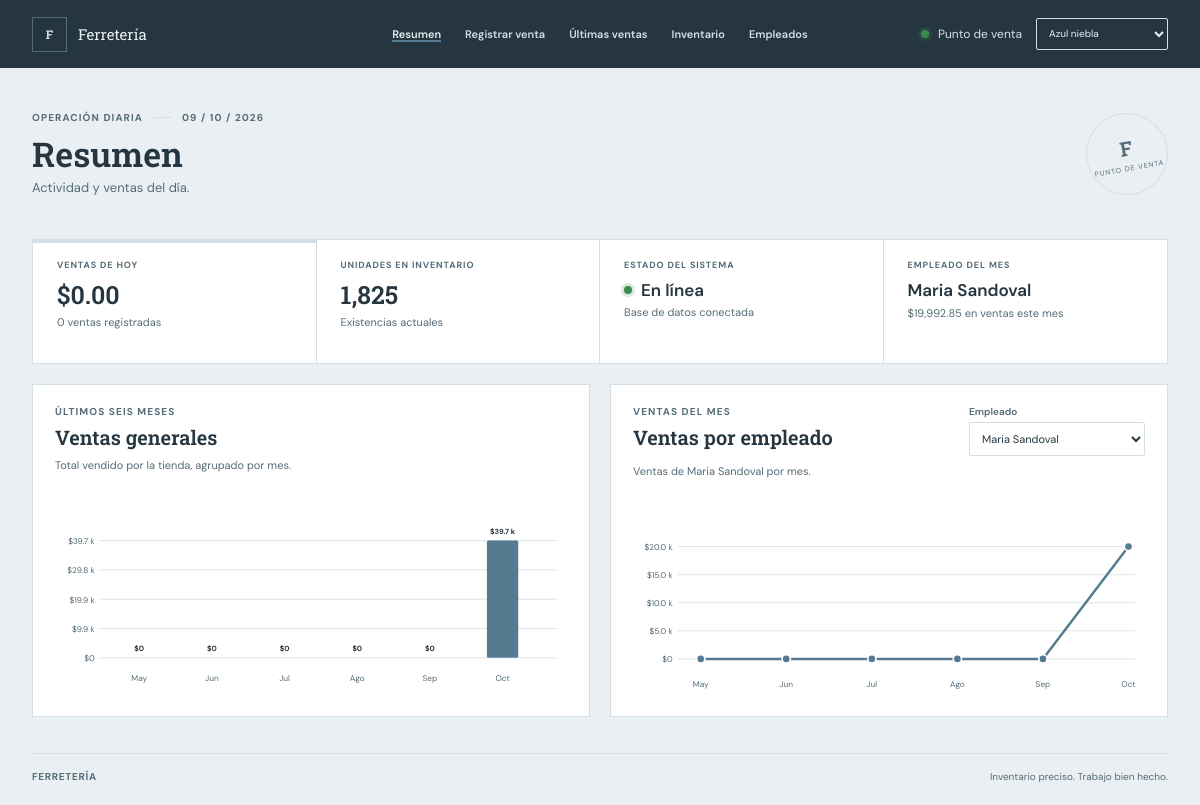
The page / on the database its author committed.
### tables this page shows
CREATE TABLE `empleados` (
  `id_empleado` int(11) NOT NULL,
  `nombre` varchar(75) DEFAULT NULL,
  `telefono` varchar(10) DEFAULT NULL,
  `ventas_mensuales` decimal(10,2) DEFAULT 0.00
);

### index.php (the view, shortened to what the rows shown need)
<?php
$settings = require __DIR__ . '/config.php';
function escape(string $value): string
{
    return htmlspecialchars($value, ENT_QUOTES, 'UTF-8');
}
function chartAmountLabel(float $amount): string
{
    if ($amount >= 1000) {
        return '$' . number_format($amount / 1000, 1, '.', '') . ' k';
    }
    return '$' . number_format($amount, 0);
}
$pageDefinitions = [
    'resumen' => ['title' => 'Resumen', 'description' => 'Actividad y ventas del día.'],
    'ventas' => ['title' => 'Registrar venta', 'description' => 'Busca productos y registra una venta con varios artículos.'],
    'historial' => ['title' => 'Últimas ventas', 'description' => 'Consulta tickets, productos y cantidades vendidos.'],
    'inventario' => ['title' => 'Inventario', 'description' => 'Administra productos, precios y existencias.'],
    'empleados' => ['title' => 'Empleados', 'description' => 'Consulta y administra los datos de empleados.'],
];
$currentPage = $_GET['pagina'] ?? 'resumen';
$currentPageInfo = $pageDefinitions[$currentPage];
$connectionError = null;
$todaySales = 0.0;
$todayCount = 0;
$stockUnits = 0;
$monthlyLeader = null;
$chartMonths = [];
$storeMonthlySales = [];
$employeeMonthlySales = [];
$storeChartMax = 0.0;
$employeeChartMax = 0.0;
try {
    $pdo = new PDO(
        "mysql:host={$settings['host']};dbname={$settings['database']};charset=utf8mb4",
        $settings['username'],
        $settings['password'],
        [
            PDO::ATTR_ERRMODE => PDO::ERRMODE_EXCEPTION,
            PDO::ATTR_DEFAULT_FETCH_MODE => PDO::FETCH_ASSOC,
            PDO::ATTR_EMULATE_PREPARES => false,
        ]
    );
    $employees = $pdo->query(
        'SELECT e.id_empleado, e.nombre, e.telefono, e.ventas_mensuales, COUNT(v.id_venta) AS cantidad_ventas
         FROM empleados e
         LEFT JOIN ventas v ON v.id_empleado = e.id_empleado
         GROUP BY e.id_empleado, e.nombre, e.telefono, e.ventas_mensuales
         ORDER BY e.nombre'
    )->fetchAll();
    $pdo->exec('SET SESSION group_concat_max_len = 8192');
    $summary = $pdo->query(
        'SELECT
            COALESCE(SUM(CASE WHEN fecha_compra = CURDATE() THEN total ELSE 0 END), 0) AS ventas_hoy,
            COUNT(DISTINCT CASE WHEN fecha_compra = CURDATE() THEN COALESCE(folio_venta, CONCAT("legacy-", id_venta)) END) AS cantidad_ventas
         FROM ventas'
    )->fetch();
    $todaySales = (float) $summary['ventas_hoy'];
    $todayCount = (int) $summary['cantidad_ventas'];
    $stockUnits = (int) $pdo->query('SELECT COALESCE(SUM(cantidad), 0) FROM productos')->fetchColumn();
    $monthlyLeader = $pdo->query(
        "SELECT e.id_empleado, e.nombre, COALESCE(SUM(v.total), 0) AS total_mes
         FROM empleados e
         LEFT JOIN ventas v ON v.id_empleado = e.id_empleado
            AND v.fecha_compra >= DATE_FORMAT(CURDATE(), '%Y-%m-01')
            AND v.fecha_compra < DATE_ADD(DATE_FORMAT(CURDATE(), '%Y-%m-01'), INTERVAL 1 MONTH)
         GROUP BY e.id_empleado, e.nombre
         ORDER BY total_mes DESC, e.nombre ASC
         LIMIT 1"
    )->fetch();
    $monthNames = [
        '01' => 'Ene', '02' => 'Feb', '03' => 'Mar', '04' => 'Abr',
        '05' => 'May', '06' => 'Jun', '07' => 'Jul', '08' => 'Ago',
        '09' => 'Sep', '10' => 'Oct', '11' => 'Nov', '12' => 'Dic',
    ];
    $chartCurrentMonth = new DateTimeImmutable('first day of this month');
    for ($monthOffset = 5; $monthOffset >= 0; $monthOffset--) {
        $monthDate = $chartCurrentMonth->modify('-' . $monthOffset . ' months');
        $monthKey = $monthDate->format('Y-m');
        $chartMonths[] = [
            'key' => $monthKey,
            'label' => $monthNames[$monthDate->format('m')],
        ];
        $storeMonthlySales[$monthKey] = 0.0;
    }
    $chartStartDate = $chartMonths[0]['key'] . '-01';
    $chartEndDate = $chartCurrentMonth->modify('+1 month')->format('Y-m-d');
    $storeSalesQuery = $pdo->prepare(
        'SELECT DATE_FORMAT(fecha_compra, "%Y-%m") AS mes, SUM(total) AS total_mes
         FROM ventas
         WHERE fecha_compra >= ? AND fecha_compra < ?
         GROUP BY mes
         ORDER BY mes'
    );
    $storeSalesQuery->execute([$chartStartDate, $chartEndDate]);
    foreach ($storeSalesQuery->fetchAll() as $monthSales) {
        if (array_key_exists($monthSales['mes'], $storeMonthlySales)) {
            $storeMonthlySales[$monthSales['mes']] = (float) $monthSales['total_mes'];
        }
    }
    $storeChartMax = max(array_values($storeMonthlySales));
    foreach ($employees as $employee) {
        $employeeId = (int) $employee['id_empleado'];
        $employeeMonthlySales[$employeeId] = [
            'nombre' => (string) ($employee['nombre'] ?? 'Sin nombre'),
            'ventas' => array_fill_keys(array_keys($storeMonthlySales), 0.0),
        ];
    }
    $employeeSalesQuery = $pdo->prepare(
        'SELECT v.id_empleado, DATE_FORMAT(v.fecha_compra, "%Y-%m") AS mes, SUM(v.total) AS total_mes
         FROM ventas v
         WHERE v.fecha_compra >= ? AND v.fecha_compra < ?
         GROUP BY v.id_empleado, mes
         ORDER BY v.id_empleado, mes'
    );
    $employeeSalesQuery->execute([$chartStartDate, $chartEndDate]);
    foreach ($employeeSalesQuery->fetchAll() as $employeeMonth) {
        $employeeId = (int) $employeeMonth['id_empleado'];
        if (isset($employeeMonthlySales[$employeeId]['ventas'][$employeeMonth['mes']])) {
            $employeeMonthlySales[$employeeId]['ventas'][$employeeMonth['mes']] = (float) $employeeMonth['total_mes'];
        }
    }
    $defaultChartEmployeeId = $monthlyLeader
        ? (int) $monthlyLeader['id_empleado']
        : (int) (array_key_first($employeeMonthlySales) ?? 0);
    $requestedChartEmployeeId = filter_var($_GET['empleado'] ?? $defaultChartEmployeeId, FILTER_VALIDATE_INT);
    $selectedChartEmployeeId = $requestedChartEmployeeId !== false
        && isset($employeeMonthlySales[$requestedChartEmployeeId])
        ? $requestedChartEmployeeId
        : $defaultChartEmployeeId;
    $selectedEmployeeChart = $employeeMonthlySales[$selectedChartEmployeeId] ?? null;
    if ($selectedEmployeeChart) {
        $employeeChartMax = max(array_values($selectedEmployeeChart['ventas']));
    }
} catch (Throwable $exception) {
    $connectionError = 'No se pudo conectar con la base de datos "ferreteria". Revisa que MariaDB esté activo y que los datos de conexión en config.php sean correctos.';
}
?>
<!doctype html>
<html lang="es">
<head>
    <link rel="stylesheet" href="styles.css">
</head>
<body>
    <main class="page-shell">
        <section class="page-heading" aria-labelledby="page-title">
            <div>
                <h1 id="page-title"><?= escape($currentPageInfo['title']) ?></h1>
            </div>
        </section>
        <?php if (!$connectionError): ?>
            <?php if ($currentPage === 'resumen'): ?>
            <section class="metrics" id="resumen" aria-label="Resumen del día">
                <article class="metric metric-accent">
                    <span class="metric-label">VENTAS DE HOY</span>
                    <strong>$<?= number_format($todaySales, 2) ?></strong>
                    <span class="metric-note"><?= $todayCount ?> <?= $todayCount === 1 ? 'venta registrada' : 'ventas registradas' ?></span>
                </article>
                <article class="metric">
                    <span class="metric-label">UNIDADES EN INVENTARIO</span>
                    <strong><?= number_format($stockUnits) ?></strong>
                    <span class="metric-note">Existencias actuales</span>
                </article>
                <article class="metric metric-date">
                    <span class="metric-label">ESTADO DEL SISTEMA</span>
                    <strong><span class="status-dot"></span> En línea</strong>
                    <span class="metric-note">Base de datos conectada</span>
                </article>
                <article class="metric metric-leader">
                    <span class="metric-label">EMPLEADO DEL MES</span>
                    <strong><?= escape($monthlyLeader['nombre'] ?? 'Sin ventas') ?></strong>
                    <span class="metric-note">
                        <?= $monthlyLeader ? '$' . number_format((float) $monthlyLeader['total_mes'], 2) . ' en ventas este mes' : 'Aún no hay ventas este mes' ?>
                    </span>
                </article>
            </section>
            <section class="summary-charts" aria-label="Gráficas mensuales de ventas">
                <article class="chart-panel" aria-labelledby="store-chart-title">
                    <div class="chart-heading">
                        <div>
                            <p class="eyebrow">ÚLTIMOS SEIS MESES</p>
                            <h2 id="store-chart-title">Ventas generales</h2>
                        </div>
                    </div>
                    <p class="chart-description">Total vendido por la tienda, agrupado por mes.</p>
                    <?php
                        $chartBaseY = 196;
                        $chartPlotHeight = 142;
                        $chartLeft = 58;
                        $chartSlotWidth = 88;
                        $storeBarWidth = 38;
                        $storeScale = max(1, $storeChartMax);
                    ?>
                    <svg class="monthly-chart" viewBox="0 0 620 242" role="img" aria-labelledby="store-chart-title store-chart-description">
                        <desc id="store-chart-description">Ventas totales de la tienda durante los últimos seis meses.</desc>
                        <?php for ($gridIndex = 0; $gridIndex <= 4; $gridIndex++): ?>
                            <?php $gridY = $chartBaseY - ($chartPlotHeight * $gridIndex / 4); ?>
                            <?php $gridValue = $storeChartMax * $gridIndex / 4; ?>
                            <line class="chart-grid-line" x1="54" y1="<?= $gridY ?>" x2="608" y2="<?= $gridY ?>"></line>
                            <text class="chart-axis-label" x="48" y="<?= $gridY + 4 ?>" text-anchor="end"><?= escape(chartAmountLabel($gridValue)) ?></text>
                        <?php endfor; ?>
                        <?php foreach ($chartMonths as $monthIndex => $month): ?>
                            <?php
                                $monthSales = $storeMonthlySales[$month['key']];
                                $barHeight = $monthSales > 0 ? $monthSales / $storeScale * $chartPlotHeight : 0;
                                $barX = $chartLeft + ($monthIndex * $chartSlotWidth) + (($chartSlotWidth - $storeBarWidth) / 2);
                                $barY = $chartBaseY - $barHeight;
                            ?>
                            <g>
                                <rect class="store-sales-bar" x="<?= $barX ?>" y="<?= $barY ?>" width="<?= $storeBarWidth ?>" height="<?= $barHeight ?>" rx="2">
                                    <title><?= escape($month['label'] . ': ' . number_format($monthSales, 2)) ?></title>
                                </rect>
                                <text class="chart-value-label" x="<?= $barX + ($storeBarWidth / 2) ?>" y="<?= max(20, $barY - 8) ?>" text-anchor="middle"><?= escape(chartAmountLabel($monthSales)) ?></text>
                                <text class="chart-month-label" x="<?= $barX + ($storeBarWidth / 2) ?>" y="224" text-anchor="middle"><?= escape($month['label']) ?></text>
                            </g>
                        <?php endforeach; ?>
                    </svg>
                </article>
                <article class="chart-panel" aria-labelledby="employee-chart-title">
                    <div class="chart-heading">
                        <div>
                            <p class="eyebrow">VENTAS DEL MES</p>
                            <h2 id="employee-chart-title">Ventas por empleado</h2>
                        </div>
                        <form class="chart-month-filter" id="employee-filter" method="get">
                            <label for="employee-chart-employee">Empleado</label>
                            <select id="employee-chart-employee" name="empleado">
                                <?php foreach ($employeeMonthlySales as $employeeId => $employee): ?>
                                    <option value="<?= (int) $employeeId ?>" <?= (int) $selectedChartEmployeeId === (int) $employeeId ? 'selected' : '' ?>><?= escape($employee['nombre']) ?></option>
                                <?php endforeach; ?>
                            </select>
                        </form>
                    </div>
                    <p class="chart-description">
                        <?= $selectedEmployeeChart ? 'Ventas de ' . escape($selectedEmployeeChart['nombre']) . ' por mes.' : 'Ventas mensuales por empleado.' ?>
                    </p>
                    <?php if (!$selectedEmployeeChart): ?>
                        <p class="empty-state">Agrega empleados y ventas para ver la comparativa mensual.</p>
                    <?php else: ?>
                        <?php
                            $employeeScale = max(1, $employeeChartMax);
                            $employeePlotLeft = 82;
                            $employeePlotWidth = 518;
                            $employeeBaseY = 190;
                            $employeePlotHeight = 136;
                            $employeeLinePoints = [];
                            foreach ($chartMonths as $monthIndex => $month) {
                                $employeeX = $employeePlotLeft + ($monthIndex * $employeePlotWidth / max(1, count($chartMonths) - 1));
                                $employeeY = $employeeBaseY - ($selectedEmployeeChart['ventas'][$month['key']] / $employeeScale * $employeePlotHeight);
                                $employeeLinePoints[] = number_format($employeeX, 2, '.', '') . ',' . number_format($employeeY, 2, '.', '');
                            }
                        ?>
                        <svg class="monthly-chart" viewBox="0 0 620 242" role="img" aria-labelledby="employee-chart-title employee-chart-description">
                            <desc id="employee-chart-description">Ventas mensuales de <?= escape($selectedEmployeeChart['nombre']) ?> durante los últimos seis meses.</desc>
                            <?php for ($gridIndex = 0; $gridIndex <= 4; $gridIndex++): ?>
                                <?php $gridY = $employeeBaseY - ($employeePlotHeight * $gridIndex / 4); ?>
                                <?php $gridValue = $employeeChartMax * $gridIndex / 4; ?>
                                <line class="chart-grid-line" x1="54" y1="<?= $gridY ?>" x2="608" y2="<?= $gridY ?>"></line>
                                <text class="chart-axis-label" x="48" y="<?= $gridY + 4 ?>" text-anchor="end"><?= escape(chartAmountLabel($gridValue)) ?></text>
                            <?php endfor; ?>
                            <polyline class="employee-sales-line" points="<?= escape(implode(' ', $employeeLinePoints)) ?>"></polyline>
                            <?php foreach ($chartMonths as $monthIndex => $month): ?>
                                <?php
                                    $employeeSales = $selectedEmployeeChart['ventas'][$month['key']];
                                    $employeeX = $employeePlotLeft + ($monthIndex * $employeePlotWidth / max(1, count($chartMonths) - 1));
                                    $employeeY = $employeeBaseY - ($employeeSales / $employeeScale * $employeePlotHeight);
                                ?>
                                <g>
                                    <circle class="employee-sales-point" cx="<?= $employeeX ?>" cy="<?= $employeeY ?>" r="5">
                                        <title><?= escape($selectedEmployeeChart['nombre'] . ', ' . $month['label'] . ' ' . substr($month['key'], 0, 4) . ': ' . number_format($employeeSales, 2)) ?></title>
                                    </circle>
                                    <text class="chart-month-label" x="<?= $employeeX ?>" y="224" text-anchor="middle"><?= escape($month['label']) ?></text>
                                </g>
                            <?php endforeach; ?>
                        </svg>
                    <?php endif; ?>
                </article>
            </section>
            <?php endif; ?>
        <?php endif; ?>
    </main>
</body>
</html>

### rows shown on the page
empleados: nombre "Maria Sandoval", empleado "Maria Sandoval", id_empleado "Maria Sandoval", id_empleado "$0", id_empleado "$5.0 k", id_empleado "$10.0 k", id_empleado "$15.0 k", id_empleado "$20.0 k"

### other values the page prints
$currentPageInfo['title'] "Resumen"
$currentPageInfo['description'] "Actividad y ventas del día."
$todaySales "0.00"
$todayCount "0"
$stockUnits "1,825"
$monthlyLeader['total_mes'] "19,992.85"
chartAmountLabel($gridValue) "$0"
chartAmountLabel($gridValue) "$9.9 k"
chartAmountLabel($gridValue) "$19.9 k"
chartAmountLabel($gridValue) "$29.8 k"
chartAmountLabel($gridValue) "$39.7 k"
chartAmountLabel($monthSales) "$0"
$month['label'] "May"
$month['label'] "Jun"
$month['label'] "Jul"
